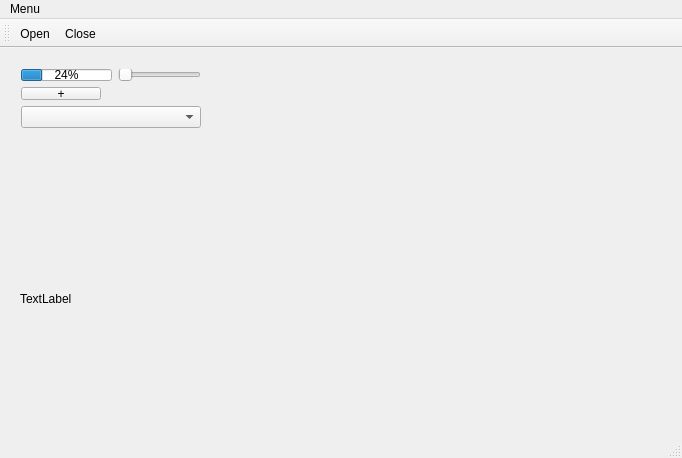
<?xml version="1.0" encoding="UTF-8"?>
<ui version="4.0">
 <class>MainWindow</class>
 <widget class="QMainWindow" name="MainWindow">
  <property name="geometry">
   <rect>
    <x>0</x>
    <y>0</y>
    <width>682</width>
    <height>458</height>
   </rect>
  </property>
  <property name="windowTitle">
   <string>MainWindow</string>
  </property>
  <widget class="QWidget" name="centralWidget">
   <widget class="QLabel" name="labelPicture">
    <property name="geometry">
     <rect>
      <x>20</x>
      <y>100</y>
      <width>311</width>
      <height>301</height>
     </rect>
    </property>
    <property name="text">
     <string>TextLabel</string>
    </property>
   </widget>
   <widget class="QWidget" name="">
    <property name="geometry">
     <rect>
      <x>10</x>
      <y>10</y>
      <width>202</width>
      <height>81</height>
     </rect>
    </property>
    <layout class="QVBoxLayout" name="verticalLayout">
     <item>
      <layout class="QFormLayout" name="formLayout">
       <item row="0" column="0">
        <widget class="QProgressBar" name="progressBar">
         <property name="value">
          <number>24</number>
         </property>
        </widget>
       </item>
       <item row="0" column="1">
        <widget class="QSlider" name="horizontalSlider">
         <property name="orientation">
          <enum>Qt::Horizontal</enum>
         </property>
        </widget>
       </item>
       <item row="1" column="0">
        <widget class="QPushButton" name="pushButton">
         <property name="text">
          <string>+</string>
         </property>
        </widget>
       </item>
      </layout>
     </item>
     <item>
      <widget class="QComboBox" name="comboBox"/>
     </item>
    </layout>
   </widget>
  </widget>
  <widget class="QMenuBar" name="menuBar">
   <property name="geometry">
    <rect>
     <x>0</x>
     <y>0</y>
     <width>682</width>
     <height>21</height>
    </rect>
   </property>
   <widget class="QMenu" name="menuMenu">
    <property name="title">
     <string>Menu</string>
    </property>
    <addaction name="actionOpen"/>
    <addaction name="actionClose"/>
   </widget>
   <addaction name="menuMenu"/>
  </widget>
  <widget class="QToolBar" name="mainToolBar">
   <attribute name="toolBarArea">
    <enum>TopToolBarArea</enum>
   </attribute>
   <attribute name="toolBarBreak">
    <bool>false</bool>
   </attribute>
   <addaction name="actionOpen"/>
   <addaction name="actionClose"/>
  </widget>
  <widget class="QStatusBar" name="statusBar"/>
  <action name="actionClose">
   <property name="icon">
    <iconset>
     <normaloff>close.png</normaloff>close.png</iconset>
   </property>
   <property name="text">
    <string>Close</string>
   </property>
  </action>
  <action name="actionOpen">
   <property name="icon">
    <iconset>
     <normaloff>open.png</normaloff>open.png</iconset>
   </property>
   <property name="text">
    <string>Open</string>
   </property>
  </action>
 </widget>
 <layoutdefault spacing="6" margin="11"/>
 <resources/>
 <connections/>
</ui>
